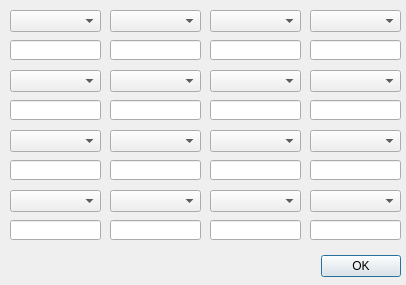
<?xml version="1.0" encoding="UTF-8"?>
<ui version="4.0">
 <class>FilterDialog</class>
 <widget class="QDialog" name="FilterDialog">
  <property name="geometry">
   <rect>
    <x>0</x>
    <y>0</y>
    <width>406</width>
    <height>285</height>
   </rect>
  </property>
  <property name="windowTitle">
   <string>Filter</string>
  </property>
  <widget class="QDialogButtonBox" name="buttonBox">
   <property name="geometry">
    <rect>
     <x>60</x>
     <y>250</y>
     <width>341</width>
     <height>32</height>
    </rect>
   </property>
   <property name="orientation">
    <enum>Qt::Horizontal</enum>
   </property>
   <property name="standardButtons">
    <set>QDialogButtonBox::Ok</set>
   </property>
  </widget>
  <widget class="QComboBox" name="comboBox_1">
   <property name="geometry">
    <rect>
     <x>10</x>
     <y>10</y>
     <width>91</width>
     <height>22</height>
    </rect>
   </property>
  </widget>
  <widget class="QComboBox" name="comboBox_3">
   <property name="geometry">
    <rect>
     <x>210</x>
     <y>10</y>
     <width>91</width>
     <height>22</height>
    </rect>
   </property>
  </widget>
  <widget class="QComboBox" name="comboBox_2">
   <property name="geometry">
    <rect>
     <x>110</x>
     <y>10</y>
     <width>91</width>
     <height>22</height>
    </rect>
   </property>
  </widget>
  <widget class="QComboBox" name="comboBox_4">
   <property name="geometry">
    <rect>
     <x>310</x>
     <y>10</y>
     <width>91</width>
     <height>22</height>
    </rect>
   </property>
  </widget>
  <widget class="QComboBox" name="comboBox_5">
   <property name="geometry">
    <rect>
     <x>10</x>
     <y>70</y>
     <width>91</width>
     <height>22</height>
    </rect>
   </property>
  </widget>
  <widget class="QLineEdit" name="lineEdit_1">
   <property name="geometry">
    <rect>
     <x>10</x>
     <y>40</y>
     <width>91</width>
     <height>20</height>
    </rect>
   </property>
  </widget>
  <widget class="QLineEdit" name="lineEdit_2">
   <property name="geometry">
    <rect>
     <x>110</x>
     <y>40</y>
     <width>91</width>
     <height>20</height>
    </rect>
   </property>
  </widget>
  <widget class="QLineEdit" name="lineEdit_3">
   <property name="geometry">
    <rect>
     <x>210</x>
     <y>40</y>
     <width>91</width>
     <height>20</height>
    </rect>
   </property>
  </widget>
  <widget class="QLineEdit" name="lineEdit_5">
   <property name="geometry">
    <rect>
     <x>10</x>
     <y>100</y>
     <width>91</width>
     <height>20</height>
    </rect>
   </property>
  </widget>
  <widget class="QLineEdit" name="lineEdit_4">
   <property name="geometry">
    <rect>
     <x>310</x>
     <y>40</y>
     <width>91</width>
     <height>20</height>
    </rect>
   </property>
  </widget>
  <widget class="QComboBox" name="comboBox_6">
   <property name="geometry">
    <rect>
     <x>110</x>
     <y>70</y>
     <width>91</width>
     <height>22</height>
    </rect>
   </property>
  </widget>
  <widget class="QComboBox" name="comboBox_7">
   <property name="geometry">
    <rect>
     <x>210</x>
     <y>70</y>
     <width>91</width>
     <height>22</height>
    </rect>
   </property>
  </widget>
  <widget class="QComboBox" name="comboBox_8">
   <property name="geometry">
    <rect>
     <x>310</x>
     <y>70</y>
     <width>91</width>
     <height>22</height>
    </rect>
   </property>
  </widget>
  <widget class="QComboBox" name="comboBox_9">
   <property name="geometry">
    <rect>
     <x>10</x>
     <y>130</y>
     <width>91</width>
     <height>22</height>
    </rect>
   </property>
  </widget>
  <widget class="QComboBox" name="comboBox_10">
   <property name="geometry">
    <rect>
     <x>110</x>
     <y>130</y>
     <width>91</width>
     <height>22</height>
    </rect>
   </property>
  </widget>
  <widget class="QComboBox" name="comboBox_11">
   <property name="geometry">
    <rect>
     <x>210</x>
     <y>130</y>
     <width>91</width>
     <height>22</height>
    </rect>
   </property>
  </widget>
  <widget class="QComboBox" name="comboBox_12">
   <property name="geometry">
    <rect>
     <x>310</x>
     <y>130</y>
     <width>91</width>
     <height>22</height>
    </rect>
   </property>
  </widget>
  <widget class="QLineEdit" name="lineEdit_6">
   <property name="geometry">
    <rect>
     <x>110</x>
     <y>100</y>
     <width>91</width>
     <height>20</height>
    </rect>
   </property>
  </widget>
  <widget class="QLineEdit" name="lineEdit_7">
   <property name="geometry">
    <rect>
     <x>210</x>
     <y>100</y>
     <width>91</width>
     <height>20</height>
    </rect>
   </property>
  </widget>
  <widget class="QLineEdit" name="lineEdit_8">
   <property name="geometry">
    <rect>
     <x>310</x>
     <y>100</y>
     <width>91</width>
     <height>20</height>
    </rect>
   </property>
  </widget>
  <widget class="QLineEdit" name="lineEdit_9">
   <property name="geometry">
    <rect>
     <x>10</x>
     <y>160</y>
     <width>91</width>
     <height>20</height>
    </rect>
   </property>
  </widget>
  <widget class="QLineEdit" name="lineEdit_12">
   <property name="geometry">
    <rect>
     <x>310</x>
     <y>160</y>
     <width>91</width>
     <height>20</height>
    </rect>
   </property>
  </widget>
  <widget class="QLineEdit" name="lineEdit_11">
   <property name="geometry">
    <rect>
     <x>210</x>
     <y>160</y>
     <width>91</width>
     <height>20</height>
    </rect>
   </property>
  </widget>
  <widget class="QLineEdit" name="lineEdit_10">
   <property name="geometry">
    <rect>
     <x>110</x>
     <y>160</y>
     <width>91</width>
     <height>20</height>
    </rect>
   </property>
  </widget>
  <widget class="QComboBox" name="comboBox_13">
   <property name="geometry">
    <rect>
     <x>10</x>
     <y>190</y>
     <width>91</width>
     <height>22</height>
    </rect>
   </property>
  </widget>
  <widget class="QComboBox" name="comboBox_16">
   <property name="geometry">
    <rect>
     <x>310</x>
     <y>190</y>
     <width>91</width>
     <height>22</height>
    </rect>
   </property>
  </widget>
  <widget class="QComboBox" name="comboBox_15">
   <property name="geometry">
    <rect>
     <x>210</x>
     <y>190</y>
     <width>91</width>
     <height>22</height>
    </rect>
   </property>
  </widget>
  <widget class="QComboBox" name="comboBox_14">
   <property name="geometry">
    <rect>
     <x>110</x>
     <y>190</y>
     <width>91</width>
     <height>22</height>
    </rect>
   </property>
  </widget>
  <widget class="QLineEdit" name="lineEdit_14">
   <property name="geometry">
    <rect>
     <x>110</x>
     <y>220</y>
     <width>91</width>
     <height>20</height>
    </rect>
   </property>
  </widget>
  <widget class="QLineEdit" name="lineEdit_13">
   <property name="geometry">
    <rect>
     <x>10</x>
     <y>220</y>
     <width>91</width>
     <height>20</height>
    </rect>
   </property>
  </widget>
  <widget class="QLineEdit" name="lineEdit_15">
   <property name="geometry">
    <rect>
     <x>210</x>
     <y>220</y>
     <width>91</width>
     <height>20</height>
    </rect>
   </property>
  </widget>
  <widget class="QLineEdit" name="lineEdit_16">
   <property name="geometry">
    <rect>
     <x>310</x>
     <y>220</y>
     <width>91</width>
     <height>20</height>
    </rect>
   </property>
  </widget>
 </widget>
 <resources/>
 <connections>
  <connection>
   <sender>buttonBox</sender>
   <signal>accepted()</signal>
   <receiver>FilterDialog</receiver>
   <slot>accept()</slot>
   <hints>
    <hint type="sourcelabel">
     <x>248</x>
     <y>254</y>
    </hint>
    <hint type="destinationlabel">
     <x>157</x>
     <y>274</y>
    </hint>
   </hints>
  </connection>
  <connection>
   <sender>buttonBox</sender>
   <signal>rejected()</signal>
   <receiver>FilterDialog</receiver>
   <slot>reject()</slot>
   <hints>
    <hint type="sourcelabel">
     <x>316</x>
     <y>260</y>
    </hint>
    <hint type="destinationlabel">
     <x>286</x>
     <y>274</y>
    </hint>
   </hints>
  </connection>
 </connections>
</ui>
